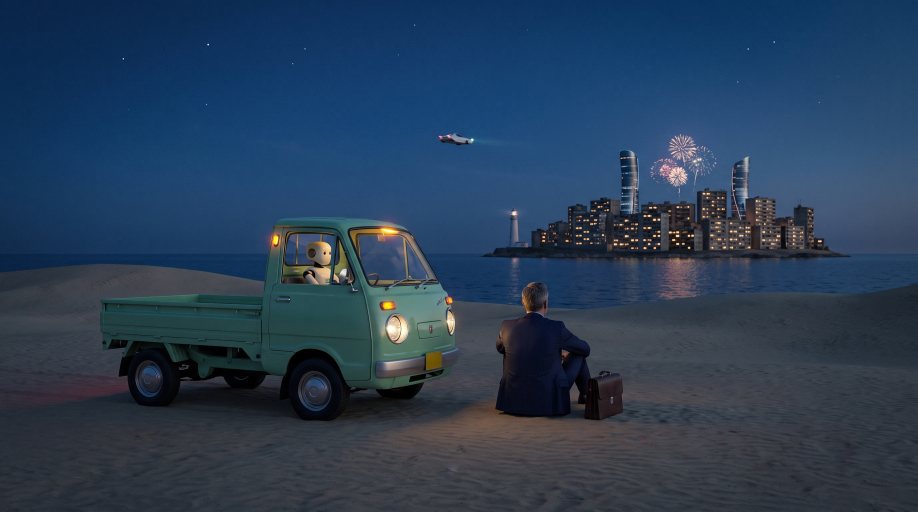
#> input picture videos/ai-human-coexistence/thumbnails/src/K2A_v1.jpg, 2752 x 1536 px (shown at 1/3 size)
$ python -i render.py   (imports and definitions only)
#> lines starting #> are read from the running program, lines starting #| are printed output that depends on the picture
#> further down, picture is the input picture: PIL image 2752x1536 RGB; mean R, G, B 40.9, 61.7, 85.6
#!/usr/bin/env python3
"""映像を1コマずつ描いて ffmpeg に流す。

  python3 pipeline/render.py --stills          # 各カットの中間コマを work/stills/ に保存（確認用）
  python3 pipeline/render.py --frames 0 900    # 指定範囲だけ（テスト）
  python3 pipeline/render.py --workers 4       # 全編 → work/video.mp4

時刻はすべて scenes.json の行（カット）基準。乱数はシード固定、時計・CSSアニメは使わない。
"""
import json, os, sys, math, argparse, subprocess
import numpy as np
from PIL import Image, ImageDraw, ImageFont, ImageFilter

HERE = os.path.dirname(os.path.abspath(__file__))
# 作品フォルダ（scenes.json・assets・out・work がある所）。環境変数 PROJ で切り替え
ROOT = os.environ.get("PROJ") or os.path.dirname(HERE)
# [3 lines not run here, left out]
# [1 line that did not run here, left out]
# [1 line that did not run here, left out]
# [1 line that did not run here, left out]
# [1 line that did not run here, left out]
META = dict(title="電池の夏", subtitle="1997", end_question="あなたの1997年の夏は、どんな夏でしたか。",
            afterglow_title="あの夏の音", afterglow_sub="環境音とピアノだけの、ゆっくりした時間")
# [1 line not run here, left out]
FONT_TITLE = os.path.join(ROOT, "assets/fonts/ShipporiMincho_500Medium.ttf")
FONT_BODY = os.path.join(ROOT, "assets/fonts/ShipporiMincho_400Regular.ttf")

def ease(p):
    p = min(1.0, max(0.0, p))
    return 0.5 - 0.5 * math.cos(math.pi * p)

# [5 lines left out: function smooth, not called in this run]

# ───────── ドット絵（オリジナルの電子ペット「ぴこ」） ─────────
SPR = {
 "idle": ["................", "................", ".....######.....", "....#......#....", "...#........#...", "..#..##..##..#..",
          "..#..##..##..#..", "..#..........#..", "..#...#..#...#..", "..#....##....#..", "...#........#...", "....########....",
          "....#.#..#.#....", "................", "................", "................"],
 "eat1": ["................", "................", ".....######.....", "....#......#....", "...#........#...", "..#..##..##..#..",
          "..#..##..##..#..", "..#..........#.#", "..#...####...###", "..#...#..#...###", "...#...##...#...", "....########....",
          "....#.#..#.#....", "................", "................", "................"],
 "eat2": ["................", "................", "................", ".....######.....", "....#......#....", "...#........#...",
          "..#..##..##..#..", "..#..........#..", "..#...####...#..", "..#....##....#..", "...#........#...", "....########....",
          "....#.#..#.#....", "................", "................", "................"],
 "heart": ["................", "................", ".....######.....", "....#......#....", "...#........#...", "..#..#....#..#..",
           "..#.#.#..#.#.#..", "..#..........#..", "..#...#..#...#..", "..#....##....#..", "...#........#...", "....########....",
           "....#.#..#.#....", "..##.##.........", "..#####.........", "...###.........."],
 "ghost1": ["......####......", ".....#....#.....", "......####......", ".....######.....", "....#......#....", "...#........#...",
            "..#..........#..", "..#..##..##..#..", "..#..........#..", "..#....##....#..", "..#..........#..", "..#..........#..",
            "..#.##.##.##.#..", "..##..#..#..##..", "................", "................"],
 "ghost2": ["................", "......####......", ".....#....#.....", "......####......", ".....######.....", "....#......#....",
            "...#........#...", "..#..........#..", "..#..##..##..#..", "..#..........#..", "..#....##....#..", "..#..........#..",
            "..#..........#..", "..#.##.##.##.#..", "..##..#..#..##..", "................"],
 "egg1": ["................", "................", "......####......", ".....#....#.....", "....#......#....", "....#..##..#....",
          "...#..####..#...", "...#........#...", "...#.##..##.#...", "...#.##..##.#...", "...#........#...", "....#......#....",
          ".....######.....", "................", "................", "................"],
 "egg2": ["................", "................", ".....####.......", "....#....#......", "...#......#.....", "...#..##..#.....",
          "..#..####..#....", "..#........#....", "..#.##..##.#....", "..#.##..##.#....", "..#........#....", "...#......#.....",
          "....######......", "................", "................", "................"],
 "egg3": ["................", "................", ".......####.....", "......#....#....", ".....#......#...", ".....#..##..#...",
          "....#..####..#..", "....#........#..", "....#.##..##.#..", "....#.##..##.#..", "....#........#..", ".....#......#...",
          "......######....", "................", "................", "................"],
}
ANIM = {
    "pet_eat":   [(0.0, "idle"), (1.6, "eat1"), (2.1, "eat2"), (2.6, "eat1"), (3.1, "eat2"), (3.6, "eat1"), (4.1, "heart"), (5.6, "idle")],
    "pet_ghost": [(0.0, "ghost1"), (0.7, "ghost2"), (1.4, "ghost1"), (2.1, "ghost2"), (2.8, "ghost1"), (3.5, "ghost2"), (4.2, "ghost1"), (4.9, "ghost2"), (5.6, "ghost1"), (6.3, "ghost2"), (7.0, "ghost1"), (7.7, "ghost2"), (8.4, "ghost1")],
    "pet_egg":   [(0.0, None), (2.2, "egg1"), (3.2, "egg2"), (3.7, "egg1"), (4.2, "egg3"), (4.7, "egg1"), (5.7, "egg2"), (6.2, "egg1"), (6.7, "egg3"), (7.2, "egg1")],
}
LCD_ANGLE = {"S03": 0.0, "E03": -13.0, "S28": -10.0}  # PILの回転（＋で反時計回り）。目視で決めた液晶の傾き

# [43 lines left out: functions sprite_img, pet_frame, apply_lcd, not called in this run]

# ───────── 写真の日付（フィルムカメラ風のオレンジの数字） ─────────
SEG = {"0": "abcdef", "1": "bc", "2": "abged", "3": "abgcd", "4": "fgbc", "5": "afgcd", "6": "afgedc", "7": "abc", "8": "abcdefg", "9": "abcfgd"}

def seg_poly(x0, y0, x1, y1, th):
    """太さ th の線分を、端を斜めに切った六角形で"""
    if abs(x1 - x0) > abs(y1 - y0):  # 横
        y = (y0 + y1) / 2; h = th / 2
        return [(x0, y), (x0 + h, y - h), (x1 - h, y - h), (x1, y), (x1 - h, y + h), (x0 + h, y + h)]
    x = (x0 + x1) / 2; h = th / 2
    return [(x, y0), (x + h, y0 + h), (x + h, y1 - h), (x, y1), (x - h, y1 - h), (x - h, y0 + h)]

def seg_digit(d, x, y, w, h, ch, col, th):
    g = th * 0.35
    P = {"a": (x + g, y, x + w - g, y), "b": (x + w, y + g, x + w, y + h / 2 - g), "c": (x + w, y + h / 2 + g, x + w, y + h - g),
         "d": (x + g, y + h, x + w - g, y + h), "e": (x, y + h / 2 + g, x, y + h - g), "f": (x, y + g, x, y + h / 2 - g),
         "g": (x + g, y + h / 2, x + w - g, y + h / 2)}
    for sname in SEG.get(ch, ""):
        d.polygon(seg_poly(*P[sname], th), fill=col)

def datestamp(text="'97 8 3", scale=1.0):
    h = 70 * scale; w = 38 * scale; th = 10 * scale; gap = 18 * scale
    W = int((len(text) + 2) * (w + gap) + 60 * scale); Hh = int(h + 60 * scale)
    im = Image.new("RGBA", (W, Hh), (0, 0, 0, 0))
    d = ImageDraw.Draw(im)
    col = (255, 146, 38, 255)
    x = 30 * scale; y = 30 * scale
    for ch in text:
        if ch == "'":
            d.polygon(seg_poly(x + w * 0.35, y, x + w * 0.35, y + h * 0.28, th * 0.9), fill=col)
            x += w * 0.75; continue
        if ch == " ":
            x += w * 1.25; continue
        # 少し斜体（フィルム写真の日付っぽく）
        seg_digit(d, x, y, w, h, ch, col, th)
        x += w + gap
    im = im.transform(im.size, Image.AFFINE, (1, 0.08, -0.08 * Hh / 2, 0, 1, 0), resample=Image.BICUBIC)
    core = im.filter(ImageFilter.GaussianBlur(0.9 * scale))
    glow = im.filter(ImageFilter.GaussianBlur(7 * scale))
    ga = np.asarray(glow).astype(np.float32); ga[..., 0] = 255; ga[..., 1] *= 0.55; ga[..., 2] *= 0.3; ga[..., 3] *= 0.9
    glow = Image.fromarray(ga.clip(0, 255).astype(np.uint8))
    out = Image.new("RGBA", im.size, (0, 0, 0, 0))
    out.alpha_composite(glow); out.alpha_composite(core)
    return out

def prepare_P04(img):
    """写真の右下の白い四角を、左どなりの床の色をのばして埋めてから日付を入れる"""
    W, H = img.size
#> W = 2752; H = 1536
    x0, y0, x1, y1 = int(0.668 * W), int(0.742 * H), int(0.858 * W), int(0.878 * H)
#> x0 = 1838; y0 = 1139; x1 = 2361; y1 = 1348
    arr = np.asarray(img.convert("RGB")).astype(np.float32)
    reg = arr[y0:y1, x0:x1].copy()
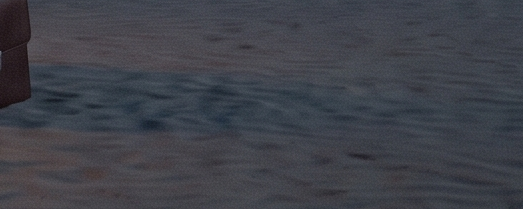
#> reg: shape (209, 523, 3) float32; mean R, G, B 63.3, 65.3, 73.2
    left = arr[y0:y1, x0 - 24:x0 - 4].mean(axis=1)  # 行ごとの左側の色
#> left = 209 rows, first 8: [56.2, 56.05, 68.55], [59.15, 57.5, 68.6], [61.65, 59.15, 68.8], [64.55, 60.5, 68.9], [62.9, 57.9, 65.35], [63.4, 56.85, 63.2], [61.8, 53.9, 60.15], [62.75, 53.5, 59.3]
    k = np.hanning(41); k /= k.sum()
    left = np.stack([np.convolve(np.pad(left[:, c], 20, mode="edge"), k, mode="valid") for c in range(3)], axis=1)
#> left = 209 rows, first 8: [57.82, 54.45, 64.17], [57.77, 53.93, 63.25], [57.66, 53.32, 62.23], [57.47, 52.62, 61.12], [57.22, 51.85, 59.92], [56.89, 50.99, 58.64], [56.49, 50.06, 57.3], [56, 49.06, 55.89]
    fill = np.repeat(left[:, None, :], x1 - x0, axis=1)
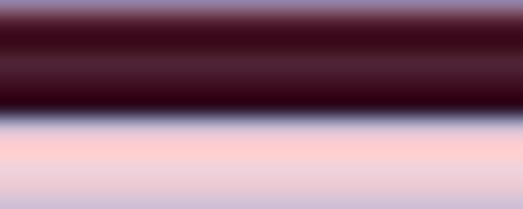
#> fill: shape (209, 523, 3) float64; mean of channels 0, 1, 2 56.6, 48.3, 52.2; drawn with min black and max white
    fade = np.linspace(0, 1, x1 - x0)[None, :, None]
#> fade = 523 values from 0 to 1
    fill = fill * (1 - 0.18 * fade) + 6 * np.random.default_rng(3).normal(0, 1, fill.shape)
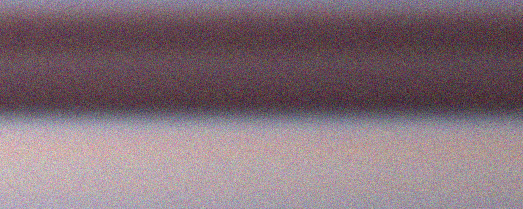
#> fill: shape (209, 523, 3) float64; mean of channels 0, 1, 2 51.5, 44, 47.5; drawn with min black and max white
    whiteness = np.clip((reg.min(axis=2) - 175) / 45.0, 0, 1)[..., None]
#> whiteness: shape (209, 523, 1) float32; every value is 0
    wm = np.asarray(Image.fromarray((whiteness[..., 0] * 255).astype(np.uint8)).filter(ImageFilter.GaussianBlur(4))).astype(np.float32)[..., None] / 255
    out = reg * (1 - wm) + fill * wm
    arr[y0:y1, x0:x1] = out
    img = Image.fromarray(arr.clip(0, 255).astype(np.uint8)).convert("RGBA")
    st = datestamp(scale=1.25).rotate(4.2, resample=Image.BICUBIC, expand=True)
#> in datestamp, `im = Image.new("RGBA", (W, Hh), (0, 0, 0, 0))`: im: PIL image 705x162 RGBA; every value is 0
#> after the loop in datestamp, `for ch in text:`: x = 471.9
#> in datestamp, `core = im.filter(ImageFilter.GaussianBlur(0.9 * scale))`:
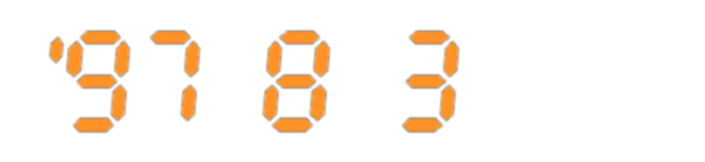
#> core: PIL image 705x162 RGBA; mean R, G, B, A 21.1, 12.2, 3.1, 19.9; transparent parts drawn white
#> in datestamp, `glow = im.filter(ImageFilter.GaussianBlur(7 * scale))`:
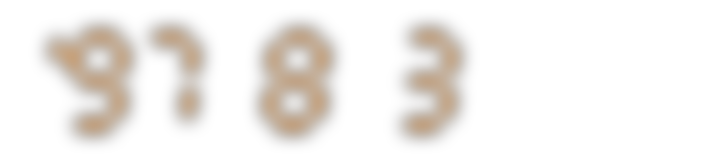
#> glow: PIL image 705x162 RGBA; mean R, G, B, A 21.1, 12.2, 3.1, 19.9; transparent parts drawn white
#> in datestamp, `out.alpha_composite(core)`:
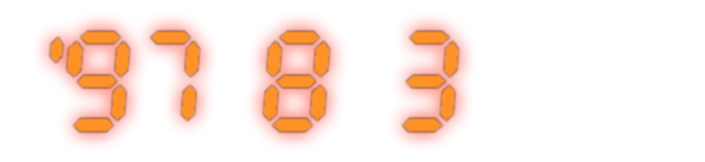
#> out: PIL image 705x162 RGBA; mean R, G, B, A 91.8, 14.4, 3.2, 30.1; transparent parts drawn white
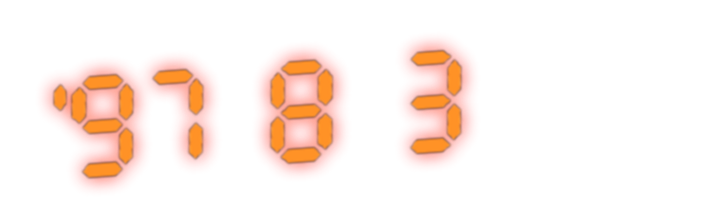
#> st: PIL image 715x214 RGBA; mean R, G, B, A 66.7, 10.1, 2.2, 22.3; transparent parts drawn white
    img.alpha_composite(st, (int(0.772 * W - st.width / 2), int(0.812 * H - st.height / 2)))
    return img

# ───────── 画像の読み込みと修正 ─────────
_cache = {}
# [44 lines left out: functions load_scene_image, base_window, not called in this run]

MOVES = {
    #        z0    z1    dx0    dx1   dy0   dy1   （dx,dyは窓幅に対する割合）
    "in":   (1.00, 1.075, 0, 0, 0, 0),
    "out":  (1.075, 1.00, 0, 0, 0, 0),
    "in_slow": (1.00, 1.06, 0, 0, 0, 0),
    "out_slow": (1.06, 1.00, 0, 0, 0, 0),
    "up":   (1.08, 1.08, 0, 0, 0.032, -0.032),
    "pan_r": (1.09, 1.09, -0.035, 0.035, 0, 0),
    "pan_l": (1.09, 1.09, 0.035, -0.035, 0, 0),
    "pan_r_slow": (1.08, 1.08, -0.03, 0.03, 0, 0),
    "pan_l_slow": (1.08, 1.08, 0.03, -0.03, 0, 0),
    "none": (1.0, 1.0, 0, 0, 0, 0),
}

# [14 lines left out: function camera_frame, not called in this run]

# ───────── 効果（光の粒・光の筋・雨・ゆらぎ） ─────────
def sprite_dot(r):
    s = int(r * 4) + 1
    y, x = np.mgrid[-s:s + 1, -s:s + 1]
    return np.exp(-(x * x + y * y) / (2 * r * r)).astype(np.float32)

DOTS = [sprite_dot(r) for r in (1.2, 1.8, 2.6, 3.6)]

# [18 lines left out: function fx_dust, not called in this run]

_RAYS = {}
# [15 lines left out: function ray_tex, not called in this run]

_RAYC = {}
# [10 lines left out: function fx_rays, not called in this run]

_RAIN = {}
# [32 lines left out: functions rain_tex, fx_rain, fx_flicker, not called in this run]

# ───────── 仕上げ（色・にじみ・周辺減光・粒子） ─────────
def vignette():
    y, x = np.mgrid[0:OH, 0:OW].astype(np.float32)
    r = np.sqrt(((x - OW / 2) / (OW / 2)) ** 2 + ((y - OH / 2) / (OH / 2)) ** 2)
    return (1 - 0.20 * np.clip(r - 0.45, 0, None) ** 1.6).astype(np.float32)[..., None]

# [1 line that did not run here, left out]
# [1 line that did not run here, left out]
# [1 line that did not run here, left out]

# [54 lines left out: functions grade, bloom_src, bloom, finish, text_layer, not called in this run]

_TXT = {}
def cached_text(key, lines):
    if key not in _TXT: _TXT[key] = text_layer(lines, 1.0)
    return _TXT[key]

def over(frame, layer, alpha):
    a = layer[..., 3:4] * alpha
    return frame * (1 - a) + layer[..., :3] * a

# [19 lines left out: function draw_text, not called in this run]


# ───────── 「プリント写真が色づいて動き出す」演出（reveal）と日英キャプション ─────────
_SPECK = {}
# [22 lines left out: functions specks, print_look, not called in this run]

_STAMP = {}
# [60 lines left out: functions stamp_rgba, reveal_frame, draw_caption, not called in this run]


# ───────── 動画クリップ（Veo など）を1コマずつ読む ─────────
class ClipReader:
    """ffmpeg で順に読み、直近のコマだけ持つ（戻るときは開き直す）"""
    # [26 lines left out: functions __init__, _open, get, not called in this run]

_CLIPS = {}
def clip_path(s):
    p = os.path.join(ROOT, "assets/clips", s["id"] + ".mp4")
    return p if os.path.exists(p) else None

# [40 lines left out: functions clip_frame, blur_regions, not called in this run]

# ───────── 1カットの描画 ─────────
_BG = {}
# [73 lines left out: functions card_background, render_scene, scene_at, render_frame, not called in this run]

def to_bytes(frame):
    return (frame * 255 + 0.5).astype(np.uint8).tobytes()

# [49 lines left out: functions encode, main, not called in this run]

# [2 lines not run here, left out]

>>> from PIL import Image
>>> picture = Image.open('../../videos/ai-human-coexistence/thumbnails/src/K2A_v1.jpg')
>>> result = prepare_P04(picture)
